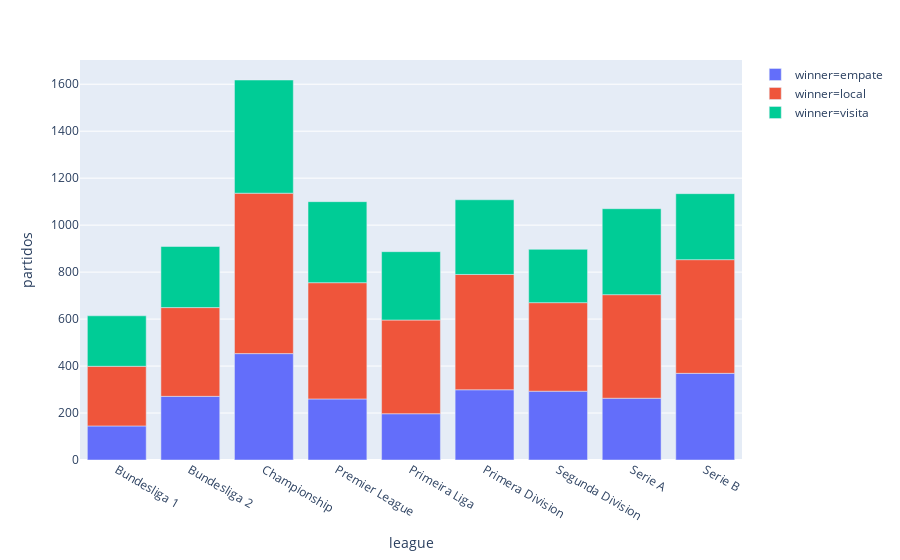

Notebook cell for this chart:
### Markdown cell above
### Un poco de Plotly express

--Plotly express esta especialmente desarrollado para trabajar con pandas

https://plotly.com/python/plotly-express/

### Code cell
px.bar(data_frame = df_league_winner, x = "league", y = "partidos", color = "winner")

### Figure 1 — Plotly figure (JSON) as saved in the notebook; plotly's stock layout.template omitted (floating-point values rounded to 4 significant figures)
{"data": [{"alignmentgroup": "True", "hoverlabel": {"namelength": 0}, "hovertemplate": "winner=empate<br>league=%{x}<br>partidos=%{y}", "legendgroup": "winner=empate", "marker": {"color": "#636efa"}, "name": "winner=empate", "offsetgroup": "winner=empate", "orientation": "v", "showlegend": true, "textposition": "auto", "type": "bar", "x": ["Bundesliga 1", "Bundesliga 2", "Championship", "Premier League", "Primeira Liga", "Primera Division", "Segunda Division", "Serie A", "Serie B"], "xaxis": "x", "y": [145, 271, 453, 260, 197, 299, 293, 263, 369], "yaxis": "y"}, {"alignmentgroup": "True", "hoverlabel": {"namelength": 0}, "hovertemplate": "winner=local<br>league=%{x}<br>partidos=%{y}", "legendgroup": "winner=local", "marker": {"color": "#EF553B"}, "name": "winner=local", "offsetgroup": "winner=local", "orientation": "v", "showlegend": true, "textposition": "auto", "type": "bar", "x": ["Bundesliga 1", "Bundesliga 2", "Championship", "Premier League", "Primeira Liga", "Primera Division", "Segunda Division", "Serie A", "Serie B"], "xaxis": "x", "y": [254, 378, 683, 495, 399, 491, 377, 441, 484], "yaxis": "y"}, {"alignmentgroup": "True", "hoverlabel": {"namelength": 0}, "hovertemplate": "winner=visita<br>league=%{x}<br>partidos=%{y}", "legendgroup": "winner=visita", "marker": {"color": "#00cc96"}, "name": "winner=visita", "offsetgroup": "winner=visita", "orientation": "v", "showlegend": true, "textposition": "auto", "type": "bar", "x": ["Bundesliga 1", "Bundesliga 2", "Championship", "Premier League", "Primeira Liga", "Primera Division", "Segunda Division", "Serie A", "Serie B"], "xaxis": "x", "y": [215, 260, 482, 345, 291, 318, 227, 366, 281], "yaxis": "y"}], "layout": {"barmode": "relative", "legend": {"tracegroupgap": 0}, "margin": {"t": 60}, "xaxis": {"anchor": "y", "domain": [0, 1], "title": {"text": "league"}}, "yaxis": {"anchor": "x", "domain": [0, 1], "title": {"text": "partidos"}}}}
